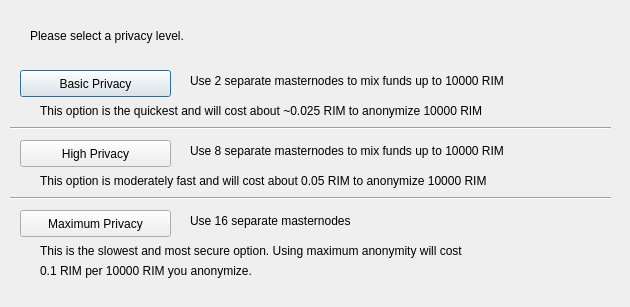
<?xml version="1.0" encoding="UTF-8"?>
<ui version="4.0">
 <class>PrivateSendConfig</class>
 <widget class="QDialog" name="PrivateSendConfig">
  <property name="geometry">
   <rect>
    <x>0</x>
    <y>0</y>
    <width>630</width>
    <height>307</height>
   </rect>
  </property>
  <property name="windowTitle">
   <string>Configure PrivateSend</string>
  </property>
  <widget class="QPushButton" name="buttonBasic">
   <property name="geometry">
    <rect>
     <x>20</x>
     <y>70</y>
     <width>151</width>
     <height>27</height>
    </rect>
   </property>
   <property name="text">
    <string>Basic Privacy</string>
   </property>
  </widget>
  <widget class="QPushButton" name="buttonHigh">
   <property name="geometry">
    <rect>
     <x>20</x>
     <y>140</y>
     <width>151</width>
     <height>27</height>
    </rect>
   </property>
   <property name="text">
    <string>High Privacy</string>
   </property>
  </widget>
  <widget class="QPushButton" name="buttonMax">
   <property name="geometry">
    <rect>
     <x>20</x>
     <y>210</y>
     <width>151</width>
     <height>27</height>
    </rect>
   </property>
   <property name="text">
    <string>Maximum Privacy</string>
   </property>
  </widget>
  <widget class="QLabel" name="label">
   <property name="geometry">
    <rect>
     <x>30</x>
     <y>20</y>
     <width>571</width>
     <height>31</height>
    </rect>
   </property>
   <property name="text">
    <string>Please select a privacy level.</string>
   </property>
  </widget>
  <widget class="QLabel" name="label_2">
   <property name="geometry">
    <rect>
     <x>190</x>
     <y>70</y>
     <width>421</width>
     <height>21</height>
    </rect>
   </property>
   <property name="text">
    <string>Use 2 separate masternodes to mix funds up to 10000 RIM</string>
   </property>
  </widget>
  <widget class="QLabel" name="label_3">
   <property name="geometry">
    <rect>
     <x>190</x>
     <y>140</y>
     <width>411</width>
     <height>21</height>
    </rect>
   </property>
   <property name="text">
    <string>Use 8 separate masternodes to mix funds up to 10000 RIM</string>
   </property>
  </widget>
  <widget class="QLabel" name="label_4">
   <property name="geometry">
    <rect>
     <x>190</x>
     <y>210</y>
     <width>421</width>
     <height>21</height>
    </rect>
   </property>
   <property name="text">
    <string>Use 16 separate masternodes</string>
   </property>
  </widget>
  <widget class="QLabel" name="label_6">
   <property name="geometry">
    <rect>
     <x>40</x>
     <y>100</y>
     <width>561</width>
     <height>21</height>
    </rect>
   </property>
   <property name="text">
    <string>This option is the quickest and will cost about ~0.025 RIM to anonymize 10000 RIM</string>
   </property>
  </widget>
  <widget class="QLabel" name="label_7">
   <property name="geometry">
    <rect>
     <x>40</x>
     <y>170</y>
     <width>561</width>
     <height>21</height>
    </rect>
   </property>
   <property name="text">
    <string>This option is moderately fast and will cost about 0.05 RIM to anonymize 10000 RIM</string>
   </property>
  </widget>
  <widget class="QLabel" name="label_8">
   <property name="geometry">
    <rect>
     <x>40</x>
     <y>240</y>
     <width>561</width>
     <height>21</height>
    </rect>
   </property>
   <property name="text">
    <string>This is the slowest and most secure option. Using maximum anonymity will cost</string>
   </property>
  </widget>
  <widget class="QLabel" name="label_9">
   <property name="geometry">
    <rect>
     <x>40</x>
     <y>260</y>
     <width>561</width>
     <height>21</height>
    </rect>
   </property>
   <property name="text">
    <string>0.1 RIM per 10000 RIM you anonymize.</string>
   </property>
  </widget>
  <widget class="Line" name="line">
   <property name="geometry">
    <rect>
     <x>10</x>
     <y>120</y>
     <width>601</width>
     <height>16</height>
    </rect>
   </property>
   <property name="orientation">
    <enum>Qt::Horizontal</enum>
   </property>
  </widget>
  <widget class="Line" name="line_2">
   <property name="geometry">
    <rect>
     <x>10</x>
     <y>190</y>
     <width>601</width>
     <height>16</height>
    </rect>
   </property>
   <property name="orientation">
    <enum>Qt::Horizontal</enum>
   </property>
  </widget>
 </widget>
 <resources/>
 <connections/>
</ui>
